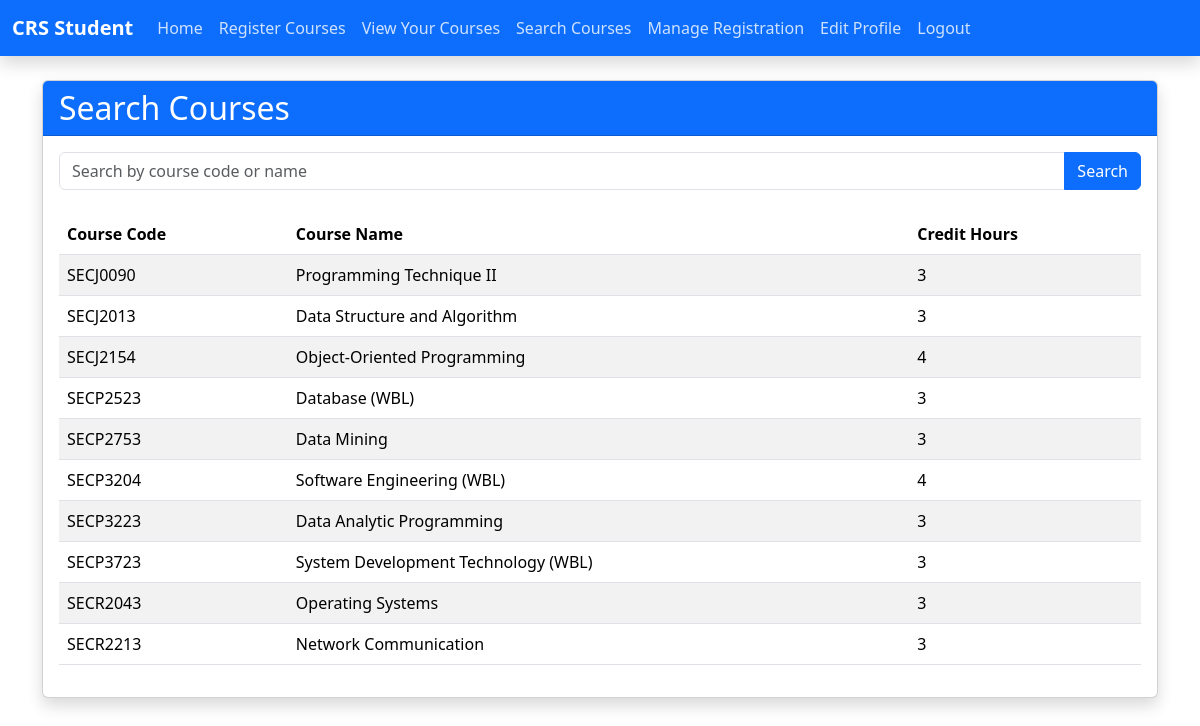
The app's page /studentSearchCourse.php (signed in) with its own data.
### tables this page shows
CREATE TABLE `tb_course` (
  `c_code` varchar(10) NOT NULL,
  `c_name` varchar(35) NOT NULL,
  `c_credit` int(11) NOT NULL,
  `c_lec` varchar(10) NOT NULL,
  `c_max_student` int(11) NOT NULL,
  `c_current_student` int(11) NOT NULL
);

### studentSearchCourse.php (the view, shortened to what this page needs)
<?php
include('dbconnect.php');
include('studentNav.php');
if (isset($_GET['search'])) {
    $search_query = $_GET['search'];
} else {
    $search_query = '';
}
$sql = "SELECT * FROM tb_course WHERE c_code LIKE ? OR c_name LIKE ?";
$stmt = $con->prepare($sql);
$search_param = '%' . $search_query . '%';
$stmt->bind_param('ss', $search_param, $search_param);
$stmt->execute();
$result = $stmt->get_result();
?>
<div class="container mt-4">
    <div class="card shadow">
        <div class="card-header bg-primary text-white">
            <h2 class="card-title mb-0">Search Courses</h2>
        </div>
        <div class="card-body">
            <form action="" method="GET" class="mb-4">
                <div class="input-group">
                    <input type="text" class="form-control" name="search" placeholder="Search by course code or name" value="<?php echo $search_query; ?>">
                    <button class="btn btn-primary" type="submit">Search</button>
                </div>
            </form>
            <div class="table-responsive">
                <table class="table table-striped">
                    <thead>
                        <tr>
                            <th>Course Code</th>
                            <th>Course Name</th>
                            <th>Credit Hours</th>
                        </tr>
                    </thead>
                    <tbody>
                        <?php while ($row = mysqli_fetch_assoc($result)) : ?>
                            <tr>
                                <td><?php echo $row['c_code']; ?></td>
                                <td><?php echo $row['c_name']; ?></td>
                                <td><?php echo $row['c_credit']; ?></td>
                            </tr>
                        <?php endwhile; ?>
                    </tbody>
                </table>
            </div>
        </div>
    </div>
</div>
</body>
</html>

### records on screen
tb_course: c_code "SECJ0090", c_name "Programming Technique II", c_credit "3"
tb_course: c_code "SECJ2013", c_name "Data Structure and Algorithm", c_credit "3"
tb_course: c_code "SECJ2154", c_name "Object-Oriented Programming", c_credit "4"
tb_course: c_code "SECP2523", c_name "Database (WBL)", c_credit "3"
tb_course: c_code "SECP2753", c_name "Data Mining", c_credit "3"
tb_course: c_code "SECP3204", c_name "Software Engineering (WBL)", c_credit "4"
tb_course: c_code "SECP3223", c_name "Data Analytic Programming", c_credit "3"
tb_course: c_code "SECP3723", c_name "System Development Technology (WBL)", c_credit "3"
tb_course: c_code "SECR2043", c_name "Operating Systems", c_credit "3"
tb_course: c_code "SECR2213", c_name "Network Communication", c_credit "3"
